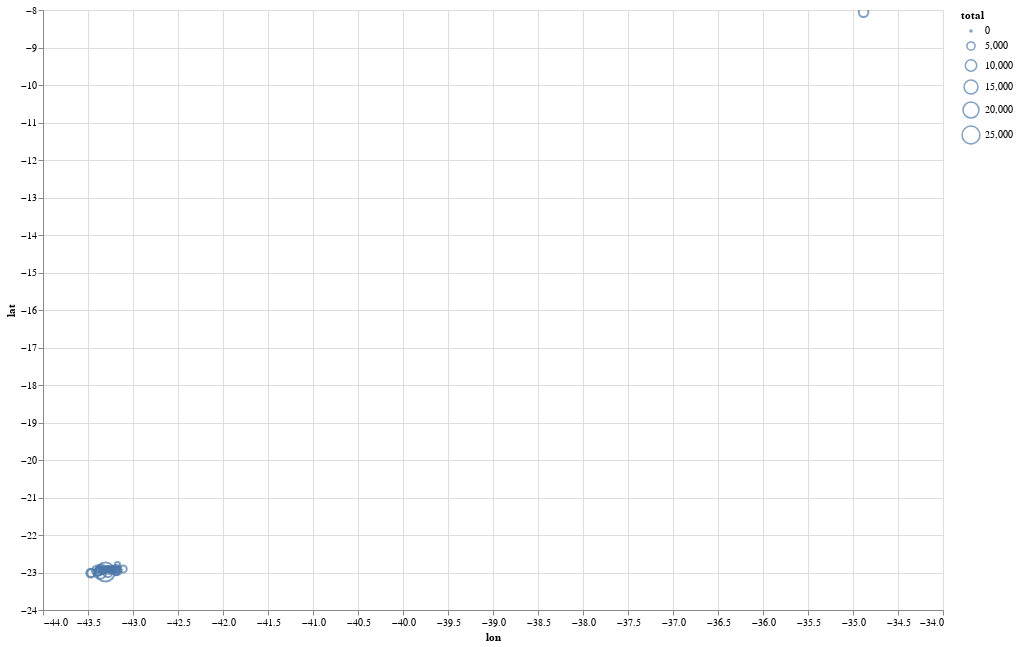

Write notebook code for a chart like this one.
### Code cell
aux = X.query('lat != 0').groupby('neighborhood')[['lat', 'lon', 'total']].median().reset_index()

alt.Chart(aux).mark_point().encode(
    x=alt.X('lon', scale=alt.Scale(zero=False),),
    y=alt.Y('lat', scale=alt.Scale(zero=False)),
    size='total', tooltip=['neighborhood', 'total']
).properties(width=900, height=600).interactive()

### Figure 1 — Vega-Lite specification as saved in the notebook (floating-point values rounded to 4 significant figures)
{"config": {"view": {"continuousWidth": 400, "continuousHeight": 300}}, "data": {"name": "data-97d35cb8f62ff160bcb7094f1afd235f"}, "mark": "point", "encoding": {"size": {"field": "total", "type": "quantitative"}, "tooltip": [{"field": "neighborhood", "type": "nominal"}, {"field": "total", "type": "quantitative"}], "x": {"field": "lon", "scale": {"zero": false}, "type": "quantitative"}, "y": {"field": "lat", "scale": {"zero": false}, "type": "quantitative"}}, "height": 600, "selection": {"selector001": {"type": "interval", "bind": "scales", "encodings": ["x", "y"]}}, "width": 900, "$schema": "https://vega.github.io/schema/vega-lite/v4.17.0.json", "datasets": {"data-97d35cb8f62ff160bcb7094f1afd235f": [{"neighborhood": "Alto da Boa Vista", "lat": -22.95, "lon": -43.26, "total": 3550.0}, {"neighborhood": "Andaraí", "lat": -22.92, "lon": -43.24, "total": 2530.0}, {"neighborhood": "Anil", "lat": -22.95, "lon": -43.34, "total": 3728.0}, {"neighborhood": "Barra da Tijuca", "lat": -23.0, "lon": -43.37, "total": 12200.0}, {"neighborhood": "Camorim", "lat": -22.95, "lon": -43.4, "total": 8280.0}, {"neighborhood": "Campinho", "lat": -22.9, "lon": -43.35, "total": 1500.0}, {"neighborhood": "Catete", "lat": -22.93, "lon": -43.18, "total": 2240.0}, {"neighborhood": "Centro", "lat": -22.91, "lon": -43.19, "total": 1690.0}, {"neighborhood": "Copacabana", "lat": -22.97, "lon": -43.19, "total": 4202.0}, {"neighborhood": "Engenho Novo", "lat": -22.9, "lon": -43.27, "total": 800.0}, {"neighborhood": "Engenho de Dentro", "lat": -22.91, "lon": -43.3, "total": 2363.0}, {"neighborhood": "Estácio", "lat": -22.92, "lon": -43.21, "total": 2010.0}, {"neighborhood": "Flamengo", "lat": -22.94, "lon": -43.18, "total": 3670.0}, {"neighborhood": "Freguesia", "lat": -22.79, "lon": -43.17, "total": 1836.0}, {"neighborhood": "Freguesia (Jacarepaguá)", "lat": -22.94, "lon": -43.34, "total": 2840.0}, {"neighborhood": "Freguesia- Jacarepaguá", "lat": -22.94, "lon": -43.34, "total": 2500.0}, {"neighborhood": "Glória", "lat": -22.92, "lon": -43.18, "total": 2145.0}, {"neighborhood": "Icaraí", "lat": -22.91, "lon": -43.11, "total": 3670.0}, {"neighborhood": "Itanhangá", "lat": -22.99, "lon": -43.31, "total": 28350.0}, {"neighborhood": "Jacarepaguá", "lat": -22.97, "lon": -43.38, "total": 5095.0}, {"neighborhood": "Joá", "lat": -23.01, "lon": -43.28, "total": 5800.0}, {"neighborhood": "Laranjeiras", "lat": -22.94, "lon": -43.18, "total": 7903.0}, {"neighborhood": "Lins de Vasconcelos", "lat": -22.91, "lon": -43.28, "total": 1934.0}, {"neighborhood": "Maracanã", "lat": -22.91, "lon": -43.23, "total": 2401.0}, {"neighborhood": "Méier", "lat": -22.9, "lon": -43.28, "total": 1799.0}, {"neighborhood": "Pechincha", "lat": -22.93, "lon": -43.36, "total": 1931.0}, {"neighborhood": "Praça Seca", "lat": -22.9, "lon": -43.35, "total": 1400.0}, {"neighborhood": "Praça da Bandeira", "lat": -22.91, "lon": -43.21, "total": 1890.0}, {"neighborhood": "Recife", "lat": -8.062, "lon": -34.88, "total": 6975.0}, {"neighborhood": "Recreio Dos Bandeirantes", "lat": -23.02, "lon": -43.47, "total": 5800.0}, {"neighborhood": "Recreio dos Bandeirantes", "lat": -23.02, "lon": -43.46, "total": 4640.0}, {"neighborhood": "Riachuelo", "lat": -22.91, "lon": -43.26, "total": 2030.0}, {"neighborhood": "Rio Comprido", "lat": -22.92, "lon": -43.21, "total": 2456.0}, {"neighborhood": "Tanque", "lat": -22.92, "lon": -43.35, "total": 7800.0}, {"neighborhood": "Taquara", "lat": -22.92, "lon": -43.38, "total": 1611.0}, {"neighborhood": "Tijuca", "lat": -22.93, "lon": -43.23, "total": 2900.0}, {"neighborhood": "Todos os Santos", "lat": -22.9, "lon": -43.29, "total": 1405.0}, {"neighborhood": "Vila Isabel", "lat": -22.92, "lon": -43.25, "total": 2098.0}]}}
